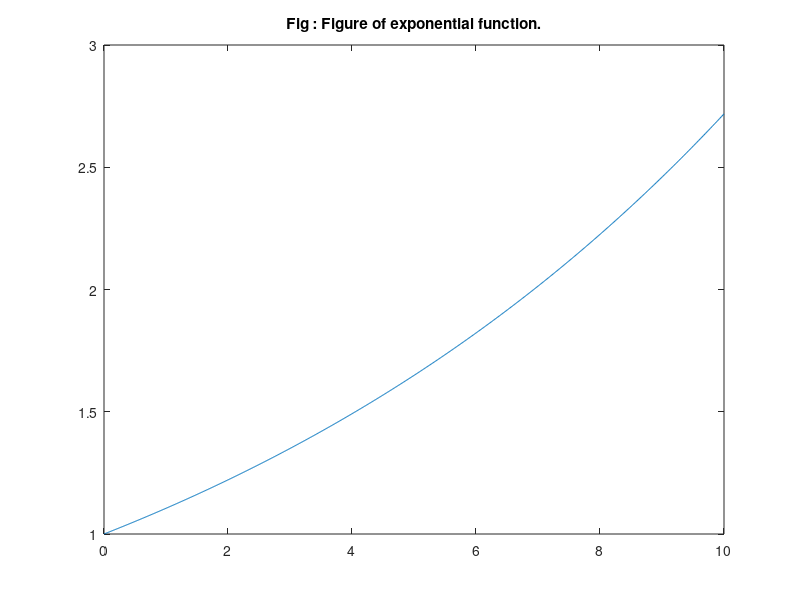

Here is the MATLAB script that generated this plot:
clc;
clear all;
close all;

t = 0:.01:10;

a = .1; %input('Apmlitude = ');
% Theta = input('Theta = ');

x = exp(a * t);

plot(t, x)
title('Fig : Figure of exponential function.')